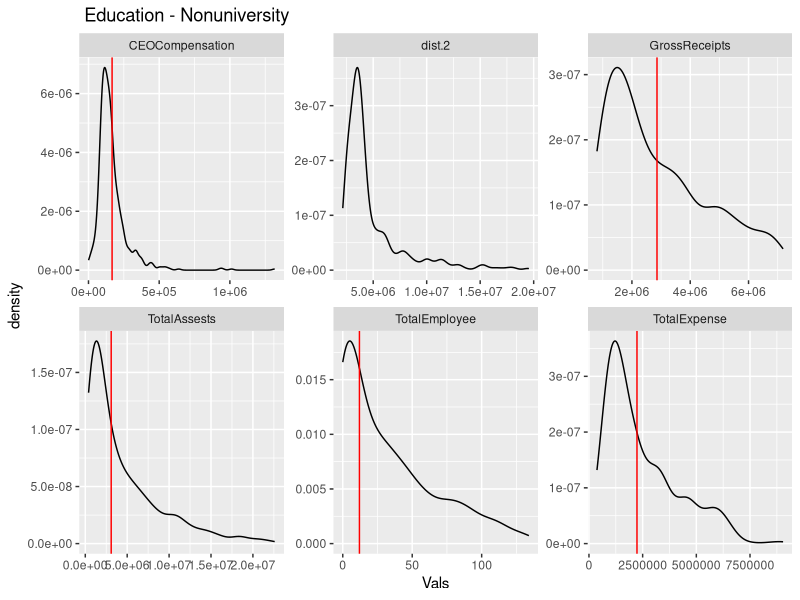
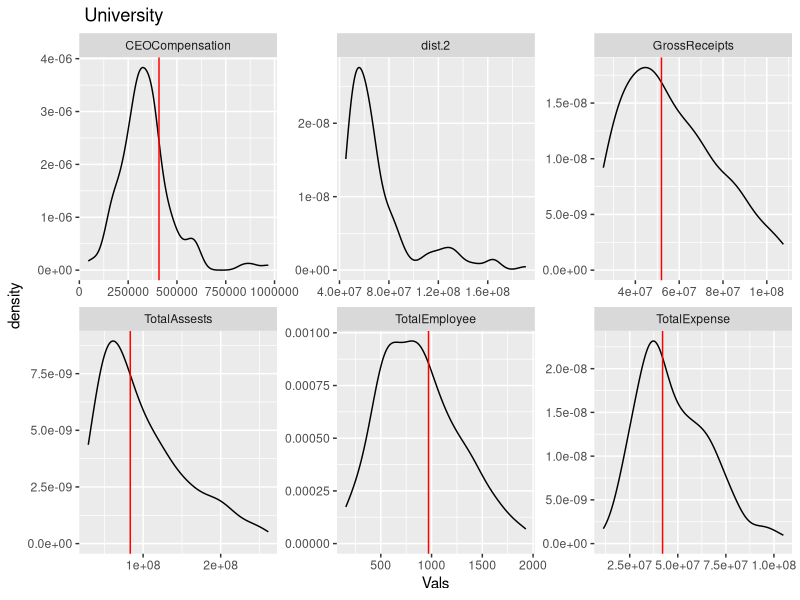
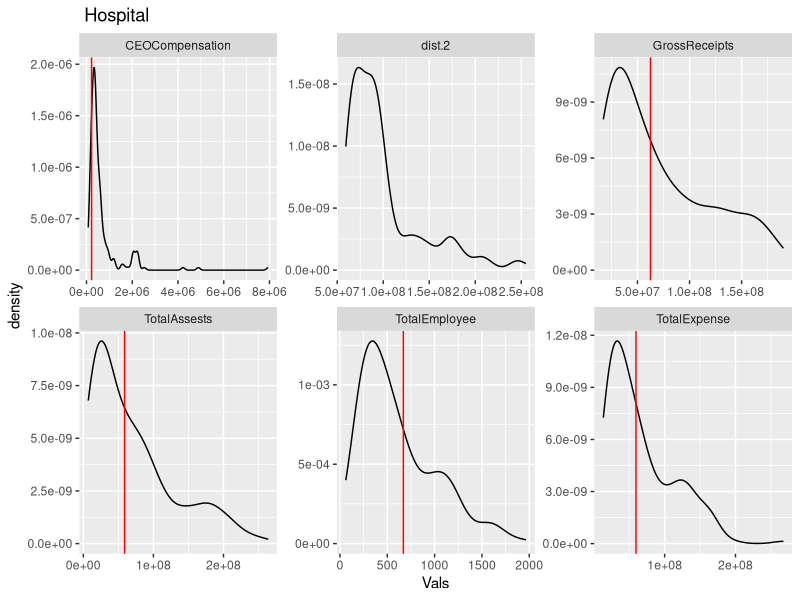
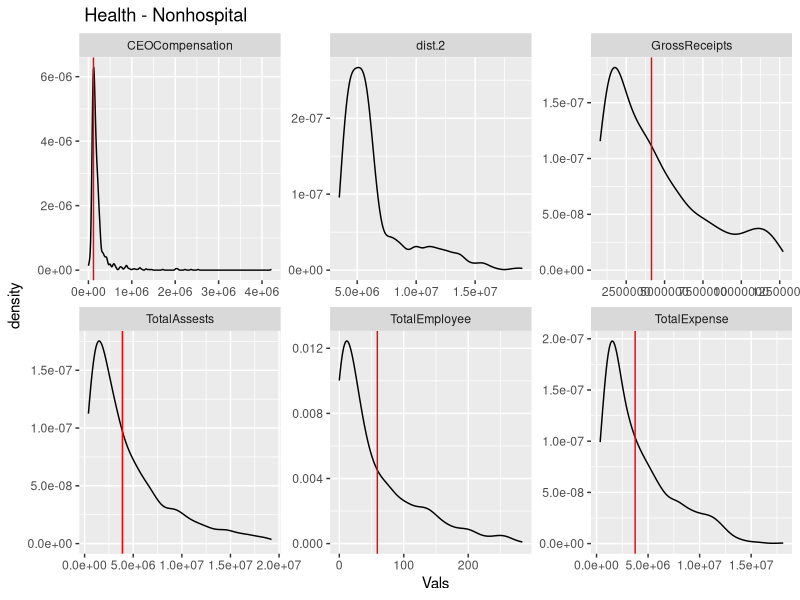
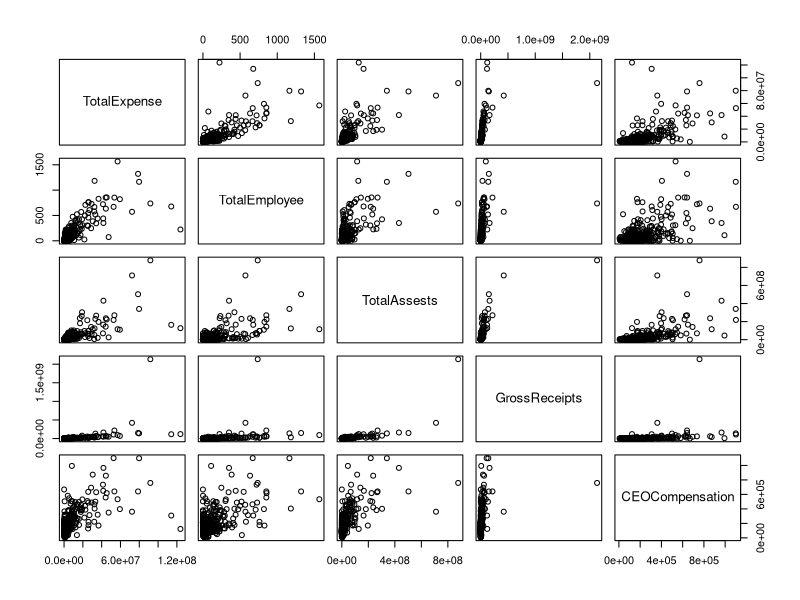
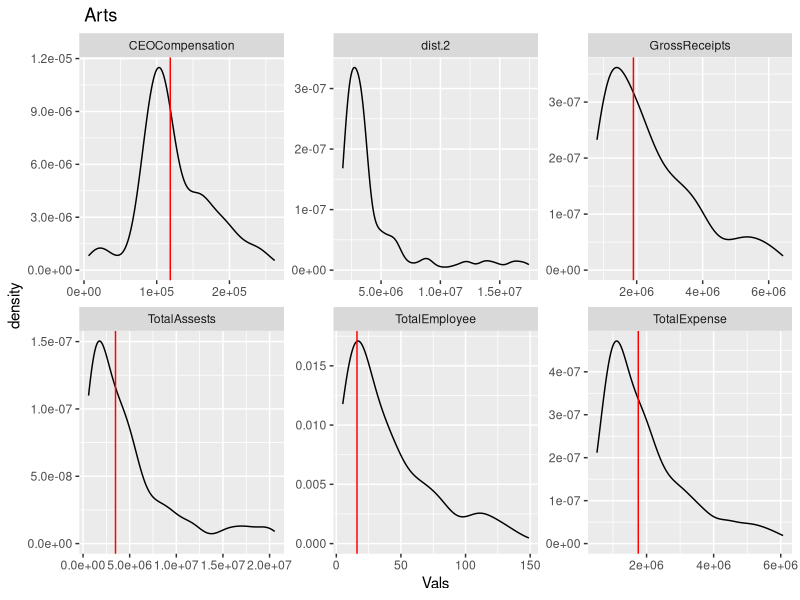
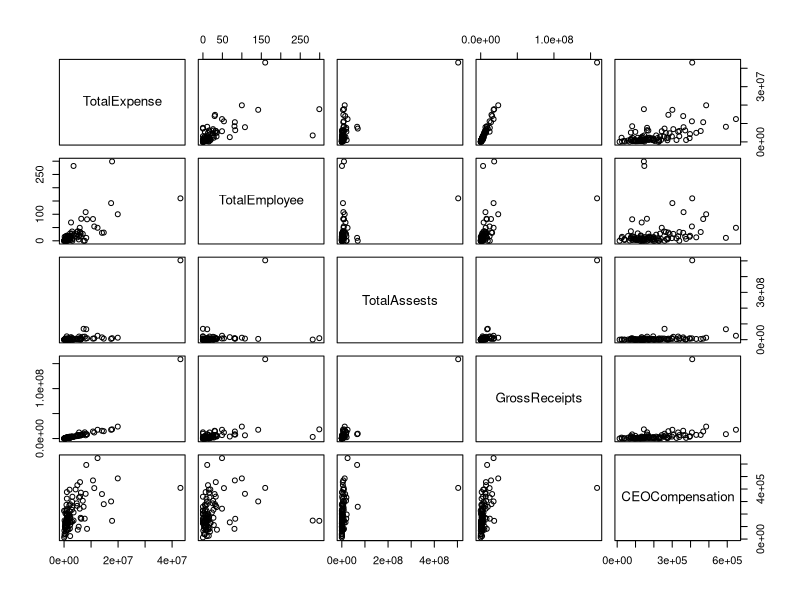
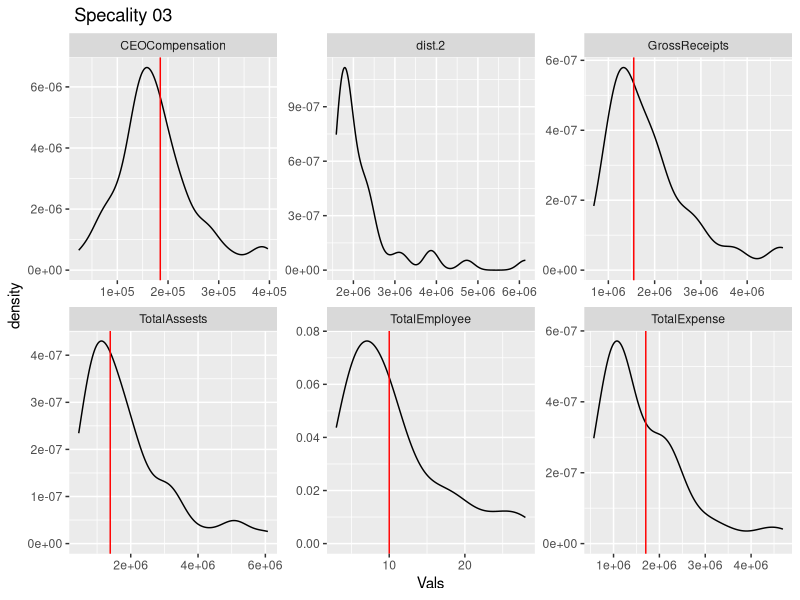

The R source for these figures, in order: (Note: this script raises an error after producing the figures.)
###########################
### Load Libraries and data
#########################
library(tidyverse)
dat.final <- read_csv("data-rodeo/dat-shinyapp.csv")




########################
### Data Summary
########################
summary(dat.final)


########################
###  Educational Org - non univ
##########################

dat.edu <- dat.final %>%
  filter(MajorGroup == 2 & !UNIV) 

#summary(dat.edu)

dat.edu.att <- dat.edu %>%
  select(TotalExpense, TotalEmployee, TotalAssests, GrossReceipts, CEOCompensation)

#plot(dat.edu.att)

med.edu <- data.frame(Vals = apply(dat.edu.att,2,median),
                       Vars = c("TotalExpense", "TotalEmployee", "TotalAssests", "GrossReceipts", "CEOCompensation"))


dat.edu.att$dist.2 <- rep(0, dim(dat.edu.att)[1])
for(i in 1:(dim(dat.edu.att)[1])){
  dat.edu.att$dist.2[i] <- norm(as.matrix(abs(dat.edu.att[i, ] - med.edu[, 1])), "2")
}


row.num <- which(dat.edu.att$dist.2  == min(dat.edu.att$dist.2 ))
View(dat.edu[row.num, ])
EIN.edu <- dat.edu$EIN[row.num]

dat.edu$med.dist <- dat.edu.att$dist.2
dat.edu%>% 
  arrange(med.dist) %>%
  slice(1:5) %>%
  View()

edu.org <- data.frame(Vals =  unlist(dat.edu.att[row.num, c("TotalExpense", "TotalEmployee", "TotalAssests", "GrossReceipts", "CEOCompensation")]),
                       Vars =  c("TotalExpense", "TotalEmployee", "TotalAssests", "GrossReceipts", "CEOCompensation"))


cbind(dat.edu$EIN, dat.edu.att) %>%
  filter(between(TotalExpense, quantile(TotalExpense, 0.1), quantile(TotalExpense, 0.9))) %>%
  filter(between(TotalEmployee, quantile(TotalEmployee, 0.1), quantile(TotalEmployee, 0.9))) %>%
  filter(between(TotalAssests, quantile(TotalAssests, 0.1), quantile(TotalAssests, 0.9))) %>%
  filter(between(GrossReceipts, quantile(GrossReceipts, 0.1), quantile(GrossReceipts, 0.9))) %>%
  pivot_longer(!"dat.edu$EIN", names_to = "Vars", values_to = "Vals") %>%
  ggplot(aes(x = Vals)) + 
  geom_density()+
  geom_vline(aes(xintercept = Vals), data=edu.org, col = "red") +
  facet_wrap( ~Vars, scales = "free")+
  ggtitle(" Education - Nonuniversity ")


########################
###  Univ Org 
##########################
dat.univ <- dat.final %>%
  filter(UNIV) 

#summary(dat.edu)

dat.univ.att <- dat.univ %>%
  select(TotalExpense, TotalEmployee, TotalAssests, GrossReceipts, CEOCompensation)

#plot(dat.univ.att)

med.univ <- data.frame(Vals = apply(dat.univ.att,2,median),
                      Vars = c("TotalExpense", "TotalEmployee", "TotalAssests", "GrossReceipts", "CEOCompensation"))


dat.univ.att$dist.2 <- rep(0, dim(dat.univ.att)[1])
for(i in 1:(dim(dat.univ.att)[1])){
  dat.univ.att$dist.2[i] <- norm(as.matrix(abs(dat.univ.att[i, ] - med.univ[, 1])), "2")
}


row.num <- which(dat.univ.att$dist.2  == min(dat.univ.att$dist.2 ))
View(dat.univ[row.num, ])
#https://www.newarktrust.org
EIN.univ <- dat.univ$EIN[row.num]

dat.univ$med.dist <- dat.univ.att$dist.2
dat.univ %>% 
  arrange(med.dist) %>%
  slice(1:5) %>%
  View()

univ.org <- data.frame(Vals =  unlist(dat.univ.att[row.num, c("TotalExpense", "TotalEmployee", "TotalAssests", "GrossReceipts", "CEOCompensation")]),
                      Vars =  c("TotalExpense", "TotalEmployee", "TotalAssests", "GrossReceipts", "CEOCompensation"))



cbind(dat.univ$EIN, dat.univ.att) %>%
  filter(between(TotalExpense, quantile(TotalExpense, 0.1), quantile(TotalExpense, 0.9))) %>%
  filter(between(TotalEmployee, quantile(TotalEmployee, 0.1), quantile(TotalEmployee, 0.9))) %>%
  filter(between(TotalAssests, quantile(TotalAssests, 0.1), quantile(TotalAssests, 0.9))) %>%
  filter(between(GrossReceipts, quantile(GrossReceipts, 0.1), quantile(GrossReceipts, 0.9))) %>%
  pivot_longer(!"dat.univ$EIN", names_to = "Vars", values_to = "Vals") %>%
  ggplot(aes(x = Vals)) + 
  geom_density()+
  geom_vline(aes(xintercept = Vals), data=univ.org, col = "red") +
  facet_wrap( ~Vars, scales = "free")+
  ggtitle(" University ")


##########################
### Hospital
############################
dat.hosp <- dat.final %>%
  filter(HOSP) 

#summary(dat.hosp)

dat.hosp.att <- dat.hosp %>%
  select(TotalExpense, TotalEmployee, TotalAssests, GrossReceipts, CEOCompensation)

#plot(dat.hosp.att)

med.hosp <- data.frame(Vals = apply(dat.hosp.att,2,median),
                       Vars = c("TotalExpense", "TotalEmployee", "TotalAssests", "GrossReceipts", "CEOCompensation"))


dat.hosp.att$dist.2 <- rep(0, dim(dat.hosp.att)[1])
for(i in 1:(dim(dat.hosp.att)[1])){
  dat.hosp.att$dist.2[i] <- norm(as.matrix(abs(dat.hosp.att[i, ] - med.hosp[, 1])), "2")
}


row.num <- which(dat.hosp.att$dist.2  == min(dat.hosp.att$dist.2 ))
View(dat.hosp[row.num, ])
#https://www.newarktrust.org
EIN.hosp <- dat.hosp$EIN[row.num]

dat.hosp$med.dist <- dat.hosp.att$dist.2
dat.hosp%>% 
  arrange(med.dist) %>%
  slice(1:5) %>%
  View()


hosp.org <- data.frame(Vals =  unlist(dat.hosp.att[row.num, c("TotalExpense", "TotalEmployee", "TotalAssests", "GrossReceipts", "CEOCompensation")]),
                       Vars =  c("TotalExpense", "TotalEmployee", "TotalAssests", "GrossReceipts", "CEOCompensation"))



cbind(dat.hosp$EIN, dat.hosp.att) %>%
  filter(between(TotalExpense, quantile(TotalExpense, 0.1), quantile(TotalExpense, 0.9))) %>%
  filter(between(TotalEmployee, quantile(TotalEmployee, 0.1), quantile(TotalEmployee, 0.9))) %>%
  filter(between(TotalAssests, quantile(TotalAssests, 0.1), quantile(TotalAssests, 0.9))) %>%
  filter(between(GrossReceipts, quantile(GrossReceipts, 0.1), quantile(GrossReceipts, 0.9))) %>%
  pivot_longer(!"dat.hosp$EIN", names_to = "Vars", values_to = "Vals") %>%
  ggplot(aes(x = Vals)) + 
  geom_density()+
  geom_vline(aes(xintercept = Vals), data=hosp.org, col = "red") +
  facet_wrap( ~Vars, scales = "free") +
  ggtitle(" Hospital ")


#########################
### Health clinic - non hospital
# this is just the "most average" clinic, not the "most average" large clinic, but can easily be changed
############################
dat.health <- dat.final %>%
  filter(MajorGroup == 4 & !HOSP) 

#summary(dat.health)

dat.health.att <- dat.health %>%
  select(TotalExpense, TotalEmployee, TotalAssests, GrossReceipts, CEOCompensation)

#plot(dat.health.att)

med.health <- data.frame(Vals = apply(dat.health.att,2,median),
                       Vars = c("TotalExpense", "TotalEmployee", "TotalAssests", "GrossReceipts", "CEOCompensation"))


dat.health.att$dist.2 <- rep(0, dim(dat.health.att)[1])
for(i in 1:(dim(dat.health.att)[1])){
  dat.health.att$dist.2[i] <- norm(as.matrix(abs(dat.health.att[i, ] - med.health[, 1])), "2")
}


row.num <- which(dat.health.att$dist.2  == min(dat.health.att$dist.2 ))
View(dat.health[row.num, ])
#https://www.newarktrust.org
EIN.health <- dat.health$EIN[row.num]

dat.health$med.dist <- dat.health.att$dist.2
dat.health%>% 
  arrange(med.dist) %>%
  slice(1:5) %>%
  View()


health.org <- data.frame(Vals =  unlist(dat.health.att[row.num, c("TotalExpense", "TotalEmployee", "TotalAssests", "GrossReceipts", "CEOCompensation")]),
                       Vars =  c("TotalExpense", "TotalEmployee", "TotalAssests", "GrossReceipts", "CEOCompensation"))



cbind(dat.health$EIN, dat.health.att) %>%
  filter(between(TotalExpense, quantile(TotalExpense, 0.1), quantile(TotalExpense, 0.9))) %>%
  filter(between(TotalEmployee, quantile(TotalEmployee, 0.1), quantile(TotalEmployee, 0.9))) %>%
  filter(between(TotalAssests, quantile(TotalAssests, 0.1), quantile(TotalAssests, 0.9))) %>%
  filter(between(GrossReceipts, quantile(GrossReceipts, 0.1), quantile(GrossReceipts, 0.9))) %>%
  pivot_longer(!"dat.health$EIN", names_to = "Vars", values_to = "Vals") %>%
  ggplot(aes(x = Vals)) + 
  geom_density()+
  geom_vline(aes(xintercept = Vals), data=health.org, col = "red") +
  facet_wrap( ~Vars, scales = "free") +
  ggtitle(" Health - Nonhospital ")


#########################
### Arts Administrator 
############################
dat.arts <- dat.final %>%
  filter(MajorGroup == 1)  %>%
  filter( sub('.', '', NTEE.CC) %in% c(23:27, 34, 40, 50:80) )  

summary(dat.arts)

dat.arts.att <- dat.arts %>%
  select(TotalExpense, TotalEmployee, TotalAssests, GrossReceipts, CEOCompensation)

plot(dat.arts.att)



med.arts <- data.frame(Vals = apply(dat.arts.att,2,median),
                       Vars = c("TotalExpense", "TotalEmployee", "TotalAssests", "GrossReceipts", "CEOCompensation"))


dat.arts.att$dist.2 <- rep(0, dim(dat.arts.att)[1])
for(i in 1:(dim(dat.arts.att)[1])){
  dat.arts.att$dist.2[i] <- norm(as.matrix(abs(dat.arts.att[i, ] - med.arts[, 1])), "2")
}


row.num <- which(dat.arts.att$dist.2  == min(dat.arts.att$dist.2 ))
View(dat.arts[row.num, ])
#https://www.newarktrust.org
EIN.arts <- dat.arts$EIN[row.num]

dat.arts$med.dist <- dat.arts.att$dist.2
dat.arts%>% 
  arrange(med.dist) %>%
  slice(1:5) %>%
  View()


arts.org <- data.frame(Vals =  unlist(dat.arts.att[row.num, c("TotalExpense", "TotalEmployee", "TotalAssests", "GrossReceipts", "CEOCompensation")]),
                       Vars =  c("TotalExpense", "TotalEmployee", "TotalAssests", "GrossReceipts", "CEOCompensation"))




cbind(dat.arts$EIN, dat.arts.att) %>%
  filter(between(TotalExpense, quantile(TotalExpense, 0.1), quantile(TotalExpense, 0.9))) %>%
  filter(between(TotalEmployee, quantile(TotalEmployee, 0.1), quantile(TotalEmployee, 0.9))) %>%
  filter(between(TotalAssests, quantile(TotalAssests, 0.1), quantile(TotalAssests, 0.9))) %>%
  filter(between(GrossReceipts, quantile(GrossReceipts, 0.1), quantile(GrossReceipts, 0.9))) %>%
  pivot_longer(!"dat.arts$EIN", names_to = "Vars", values_to = "Vals") %>%
  ggplot(aes(x = Vals)) + 
  geom_density()+
  geom_vline(aes(xintercept = Vals), data=arts.org, col = "red") +
  facet_wrap( ~Vars, scales = "free") +
  ggtitle(" Arts ")


#########################
### Specialty Orgs 03 - Professional Societies/Associations
##########################
dat.s03 <- dat.final %>%
  filter( sub('.', '', NTEE.CC) == "03" )  

summary(dat.s03)

dat.s03.att <- dat.s03 %>%
  select(TotalExpense, TotalEmployee, TotalAssests, GrossReceipts, CEOCompensation)

plot(dat.s03.att)



med.s03 <- data.frame(Vals = apply(dat.s03.att,2,median),
                       Vars = c("TotalExpense", "TotalEmployee", "TotalAssests", "GrossReceipts", "CEOCompensation"))


dat.s03.att$dist.2 <- rep(0, dim(dat.s03.att)[1])
for(i in 1:(dim(dat.s03.att)[1])){
  dat.s03.att$dist.2[i] <- norm(as.matrix(abs(dat.s03.att[i, ] - med.s03[, 1])), "2")
}


row.num <- which(dat.s03.att$dist.2  == min(dat.s03.att$dist.2 ))
View(dat.s03[row.num, ])
#https://www.newarktrust.org
EIN.s03 <- dat.s03$EIN[row.num]

dat.s03$med.dist <- dat.s03.att$dist.2
dat.s03%>% 
  arrange(med.dist) %>%
  slice(1:5) %>%
  View()


s03.org <- data.frame(Vals =  unlist(dat.s03.att[row.num, c("TotalExpense", "TotalEmployee", "TotalAssests", "GrossReceipts", "CEOCompensation")]),
                       Vars =  c("TotalExpense", "TotalEmployee", "TotalAssests", "GrossReceipts", "CEOCompensation"))




cbind(dat.s03$EIN, dat.s03.att) %>%
  filter(between(TotalExpense, quantile(TotalExpense, 0.1), quantile(TotalExpense, 0.9))) %>%
  filter(between(TotalEmployee, quantile(TotalEmployee, 0.1), quantile(TotalEmployee, 0.9))) %>%
  filter(between(TotalAssests, quantile(TotalAssests, 0.1), quantile(TotalAssests, 0.9))) %>%
  filter(between(GrossReceipts, quantile(GrossReceipts, 0.1), quantile(GrossReceipts, 0.9))) %>%
  pivot_longer(!"dat.s03$EIN", names_to = "Vars", values_to = "Vals") %>%
  ggplot(aes(x = Vals)) + 
  geom_density()+
  geom_vline(aes(xintercept = Vals), data=s03.org, col = "red") +
  facet_wrap( ~Vars, scales = "free") +
  ggtitle(" Specality 03 ")


#########################
### Specialty Orgs 05 - Research Institutes and/or Public Policy Analysis
##########################
dat.s05 <- dat.final %>%
  filter( sub('.', '', NTEE.CC) == "05" ) 

summary(dat.s05)

dat.s05.att <- dat.s05 %>%
  select(TotalExpense, TotalEmployee, TotalAssests, GrossReceipts, CEOCompensation)

plot(dat.s05.att)



med.s05 <- data.frame(Vals = apply(dat.s05.att,2,median),
                      Vars = c("TotalExpense", "TotalEmployee", "TotalAssests", "GrossReceipts", "CEOCompensation"))


dat.s05.att$dist.2 <- rep(0, dim(dat.s05.att)[1])
for(i in 1:(dim(dat.s05.att)[1])){
  dat.s05.att$dist.2[i] <- norm(as.matrix(abs(dat.s05.att[i, ] - med.s05[, 1])), "2")
}


row.num <- which(dat.s05.att$dist.2  == min(dat.s05.att$dist.2 ))
View(dat.s05[row.num, ])
#https://www.newarktrust.org
EIN.s05 <- dat.s05$EIN[row.num]

dat.s05$med.dist <- dat.s05.att$dist.2
dat.s05%>% 
  arrange(med.dist) %>%
  slice(1:5) %>%
  View()

s05.org <- data.frame(Vals =  unlist(dat.s05.att[row.num, c("TotalExpense", "TotalEmployee", "TotalAssests", "GrossReceipts", "CEOCompensation")]),
                      Vars =  c("TotalExpense", "TotalEmployee", "TotalAssests", "GrossReceipts", "CEOCompensation"))




cbind(dat.s05$EIN, dat.s05.att) %>%
  filter(between(TotalExpense, quantile(TotalExpense, 0.1), quantile(TotalExpense, 0.9))) %>%
  filter(between(TotalEmployee, quantile(TotalEmployee, 0.1), quantile(TotalEmployee, 0.9))) %>%
  filter(between(TotalAssests, quantile(TotalAssests, 0.1), quantile(TotalAssests, 0.9))) %>%
  filter(between(GrossReceipts, quantile(GrossReceipts, 0.1), quantile(GrossReceipts, 0.9))) %>%
  pivot_longer(!"dat.s05$EIN", names_to = "Vars", values_to = "Vals") %>%
  ggplot(aes(x = Vals)) + 
  geom_density()+
  geom_vline(aes(xintercept = Vals), data=s05.org, col = "red") +
  facet_wrap( ~Vars, scales = "free") +
  ggtitle(" Specality 05 ")





############################################################
### Orgs to pick 
############################################################

### EDU
EIN.edu.final <- 237392118
edu.select <- dat.edu[ dat.edu$EIN == EIN.edu, ]
edu.select$url <- "https://pipershill.org"

### Univ
EIN.univ.final <- 350868101
univ.select <- dat.univ[ dat.univ$EIN == EIN.univ, ]
univ.select$url <- "https://www.huntington.edu"

### Hosp
EIN.hosp.final <- 160743979
hosp.select <- dat.hosp[ dat.hosp$EIN == EIN.hosp, ]
hosp.select$url <- "https://www.urmc.rochester.edu/noyes.aspx" #affiliated with the university of Rodchester

#this is more of a "stand alone" hospital
# 390808442
#https://www.healthpartners.com/care/hospitals/westfields/

### Health
EIN.health.final <- 208969896
health.select <- dat.health[ dat.health$EIN == EIN.health, ]
health.select$url <- "https://www.google.com/search?client=safari&rls=en&q=BROWN+COUNTY+ORAL+HEALTH+PARTNERSHIP&ie=UTF-8&oe=UTF-8" 

### Arts
EIN.arts.final <- 260317963
arts.select <- dat.arts[ dat.arts$EIN == EIN.arts, ]
arts.select$url <- "https://www.redlineart.org"

### s03
EIN.s03.final <- 943019570
s03.select <- dat.s03[ dat.s03$EIN == EIN.s03, ]
s03.select$url <- "https://www.proteinsociety.org/page/about-us"

### s05
#Research Institute 
EIN.s05.final <- 205935069
s05.select <- dat.s05[ dat.s05$EIN == EIN.s05, ]
s05.select$url <- "https://www.cerf.science"

#This one is more "Public Policy Analysis"
#NAME = THE WASHINGTON STATE BUDGET AND POLICY *CENTER*
#https://budgetandpolicy.org
#721612982


############################################################
#### Make final data set of test orgs 
############################################################
orgs.test <- rbind(edu.select, 
                   univ.select,
                   health.select,
                   hosp.select,
                   arts.select,
                   s03.select, 
                   s05.select)

View(orgs.test)

write.csv(dat.testing, "unit-testing/test-orgs.csv")

